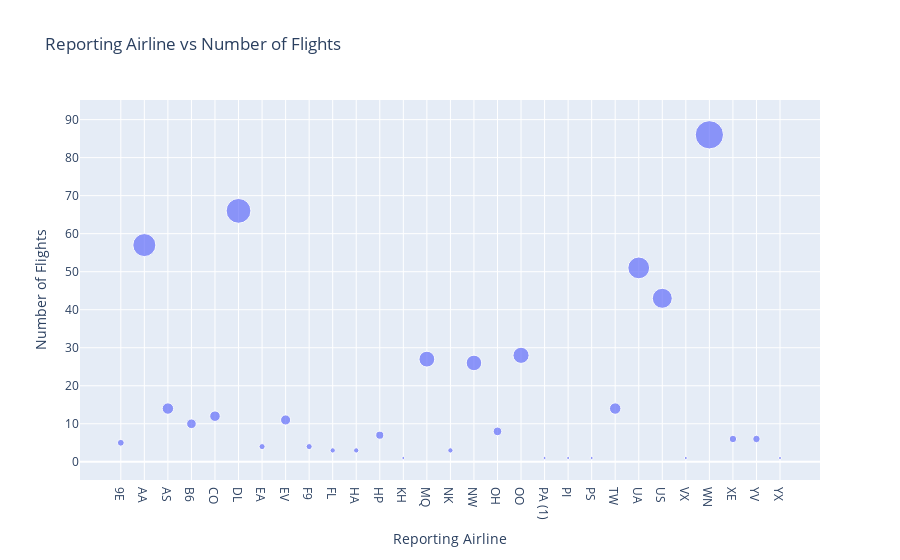

Notebook code for this chart:
### Markdown cell above
Bubble Chart

### Code cell
bub_data=data.groupby('Reporting_Airline')['Flights'].sum().reset_index()
fig=px.scatter(bub_data, x='Reporting_Airline', y='Flights', size='Flights', title='Reporting Airline vs Number of Flights', labels={'Reporting_Airline':'Reporting Airline', 'Flights':'Number of Flights'})
fig.show()

### Figure 1 — Plotly figure (JSON) as saved in the notebook; plotly's stock layout.template omitted (floating-point values rounded to 4 significant figures)
{"data": [{"hovertemplate": "Reporting Airline=%{x}<br>Number of Flights=%{marker.size}<extra></extra>", "legendgroup": "", "marker": {"color": "#636efa", "size": [5.0, 57.0, 14.0, 10.0, 12.0, 66.0, 4.0, 11.0, 4.0, 3.0, 3.0, 7.0, 1.0, 27.0, 3.0, 26.0, 8.0, 28.0, 1.0, 1.0, 1.0, 14.0, 51.0, 43.0, 1.0, 86.0, 6.0, 6.0, 1.0], "sizemode": "area", "sizeref": 0.215, "symbol": "circle"}, "mode": "markers", "name": "", "orientation": "v", "showlegend": false, "type": "scatter", "x": ["9E", "AA", "AS", "B6", "CO", "DL", "EA", "EV", "F9", "FL", "HA", "HP", "KH", "MQ", "NK", "NW", "OH", "OO", "PA (1)", "PI", "PS", "TW", "UA", "US", "VX", "WN", "XE", "YV", "YX"], "xaxis": "x", "y": [5.0, 57.0, 14.0, 10.0, 12.0, 66.0, 4.0, 11.0, 4.0, 3.0, 3.0, 7.0, 1.0, 27.0, 3.0, 26.0, 8.0, 28.0, 1.0, 1.0, 1.0, 14.0, 51.0, 43.0, 1.0, 86.0, 6.0, 6.0, 1.0], "yaxis": "y"}], "layout": {"legend": {"itemsizing": "constant", "tracegroupgap": 0}, "title": {"text": "Reporting Airline vs Number of Flights"}, "xaxis": {"anchor": "y", "domain": [0, 1], "title": {"text": "Reporting Airline"}}, "yaxis": {"anchor": "x", "domain": [0, 1], "title": {"text": "Number of Flights"}}}}
